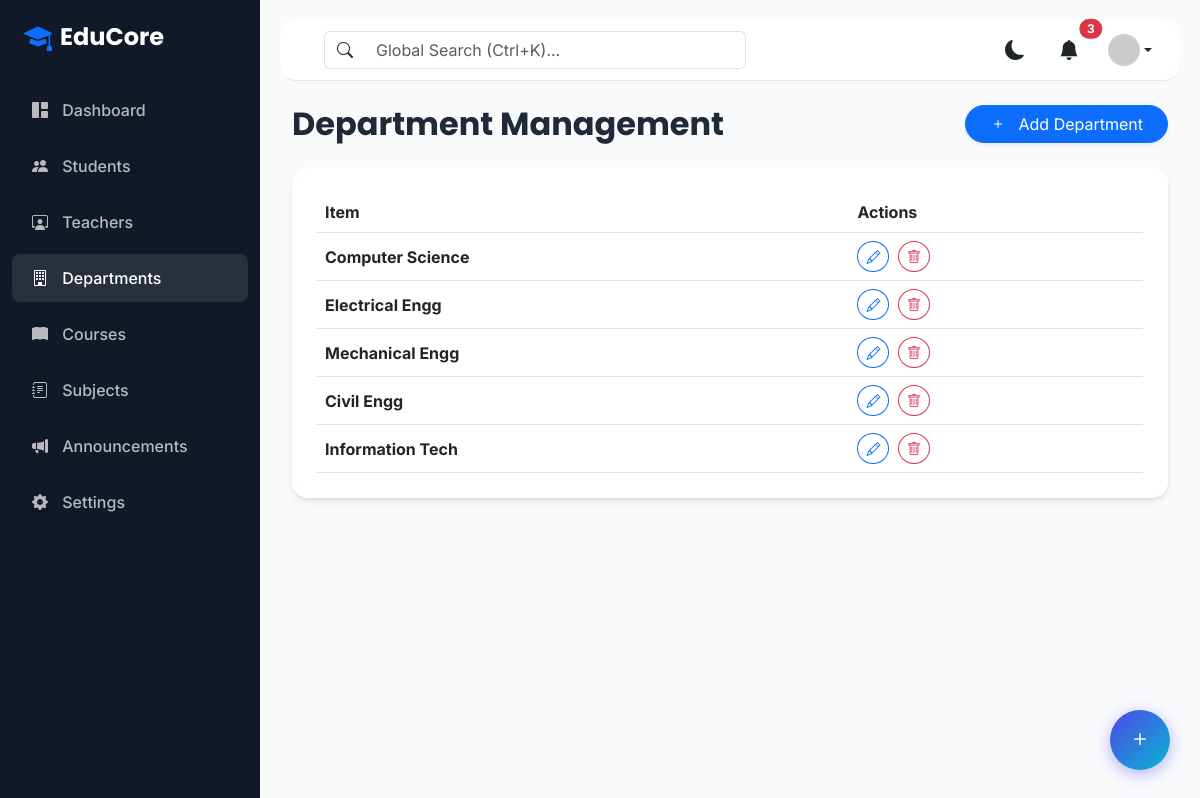
Screenshot of /departments/ with the database file from the repository.
### departments/models.py (models this page shows)
class Department(models.Model):
    name = models.CharField(max_length=100, unique=True)
    hod = models.CharField(max_length=100)
    established_date = models.DateField()
    def __str__(self):
        return self.name if hasattr(self, 'name') else self.title

### departments/views.py (the view)
# urls.py: path('', views.DepartmentListView.as_view(), name='department_list'),
class DepartmentListView(ListView):
    model = Department
    template_name = 'departments/department_list.html'
    context_object_name = 'departments'

### templates/departments/department_list.html
{% extends 'base.html' %}
{% block content %}
<div class="container-fluid" data-aos="fade-in">
    <div class="d-flex justify-content-between align-items-center mb-4">
        <h2 class="fw-bold mb-0">Department Management</h2>
        <a href="{% url 'department_create' %}" class="btn btn-primary rounded-pill px-4 shadow-sm">
            <i class="bi bi-plus me-2"></i> Add Department
        </a>
    </div>
    <div class="glass-card p-4">
        <div class="table-responsive">
            <table class="table table-hover align-middle mb-0">
                <thead class="text-muted">
                    <tr><th>Item</th><th>Actions</th></tr>
                </thead>
                <tbody>
                    {% for item in departments %}
                    <tr>
                        <td class="fw-bold">{{ item }}</td>
                        <td>
                            <a href="{% url 'department_update' item.pk %}" class="btn btn-sm btn-outline-primary rounded-circle me-1"><i class="bi bi-pencil"></i></a>
                            <a href="{% url 'department_delete' item.pk %}" class="btn btn-sm btn-outline-danger rounded-circle"><i class="bi bi-trash"></i></a>
                        </td>
                    </tr>
                    {% empty %}
                    <tr><td colspan="2" class="text-center py-5 text-muted">No Data Found</td></tr>
                    {% endfor %}
                </tbody>
            </table>
        </div>
    </div>
</div>
{% endblock %}

### templates/base.html (style rules this page uses)
:root { --primary: #4F46E5; --secondary: #06B6D4; --accent: #10B981; --warning: #F59E0B; --danger: #EF4444; --background: #F8FAFC; --sidebar: #111827; --card-bg: rgba(255, 255, 255, 0.85); --text-main: #1F2937; --border-color: #E5E7EB; }
body { font-family: 'Inter', sans-serif; background-color: var(--background); color: var(--text-main); overflow-x: hidden; }
h1, h2, h3, h4, h5, h6, .navbar-brand { font-family: 'Poppins', sans-serif; }
.glass-card { background: var(--card-bg); backdrop-filter: blur(12px); -webkit-backdrop-filter: blur(12px); border: 1px solid rgba(255, 255, 255, 0.3); border-radius: 16px; box-shadow: 0 4px 6px -1px rgba(0, 0, 0, 0.1), 0 2px 4px -1px rgba(0, 0, 0, 0.06); transition: all 0.3s ease; }

### rows the page displays
Department: name "Computer Science"
Department: name "Electrical Engg"
Department: name "Mechanical Engg"
Department: name "Civil Engg"
Department: name "Information Tech"
